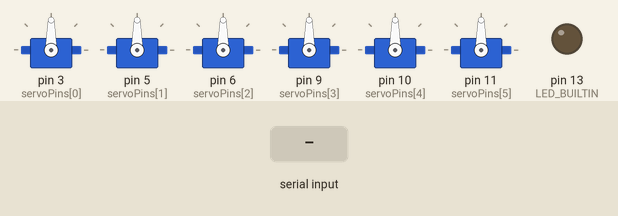
Bench run of a sketch on a simulated Arduino Uno, built with avr-gcc and run on an emulated ATmega328P. Parts: 6 × servo, output pins drawn as LEDs (lit = HIGH). The inputs (shaded band) are chosen by the test bench.

Above: at 1.2 s.
1.3 s: byte 90 received over Serial
At 2.2 s:
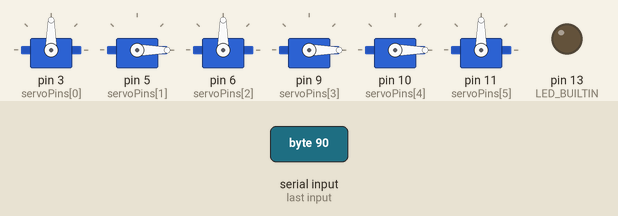
Timing chart, 0 to 7.3 s (numbered marks = the images above; inputs shaded):
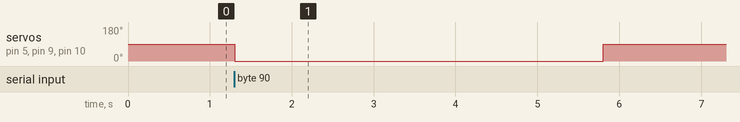

Measured:
- after the input at 1.3 s, servo on pin 5 (servoPins[1]), servo on pin 9 (servoPins[3]), servo on pin 10 (servoPins[4]): 90° → 0° at once, → 90° 4.5 s later

The sketch:

baymax.ino
```cpp
/*
Designed by The Psychedelic Psychologist
RoboTech 2023 @ GT
*/

#include <Servo.h>

#define bitRead(value, bit) (((value) >> (bit)) & 0b01)
#define opCode(value) (((value) >> (6)))

#define TURN_TIME 4500

Servo servos[] = {Servo(), Servo(), Servo(), Servo(), Servo(), Servo()};

int servoPins[] = {3, 5, 6, 9, 10, 11};
int servoControl[] = {0, 0, 0, 0, 0, 0};

uint8_t command = 0;

void setup()
{
  // put your setup code here, to run once:
  Serial.begin(9600);

  for (int i = 0; i < 6; i++)
  {
    servos[i].attach(servoPins[i]);
    servos[i].write(90);
  }
  pinMode(LED_BUILTIN, OUTPUT);
}

void loop()
{
  if (Serial.available() > 0)
  {
    command = Serial.read();

    switch (opCode(command))
    {
    case 1:
      /* Medicine */
      for (int i = 0; i < 6; i++)
      {
        if (bitRead(command, i) && !servoControl[i])
        {
          servoControl[i] = 1;
          servos[i].write(0);
        }
        else if (!bitRead(command, i) && servoControl[i])
        {
          servoControl[i] = 0;
          servos[i].write(180);
        }
      }
      delay(TURN_TIME);
      for (int i = 0; i < 6; i++)
      {
        servos[i].write(90);
      }
      break;
    case 2:
      /* First Aid */
      break;
    case 3:
      /* Workout */
      break;
    case 0:
      /* Reset State */
      if (command != 0)
        break;

      for (int i = 0; i < 6; i++)
      {
        if (servoControl[i])
        {
          servoControl[i] = 0;
          servos[i].write(180);
        }
      }
      delay(TURN_TIME);
      for (int i = 0; i < 6; i++)
      {
        servos[i].write(90);
      }
      break;
    default:
      break;
    }
  }
  delay(10);
}
```
